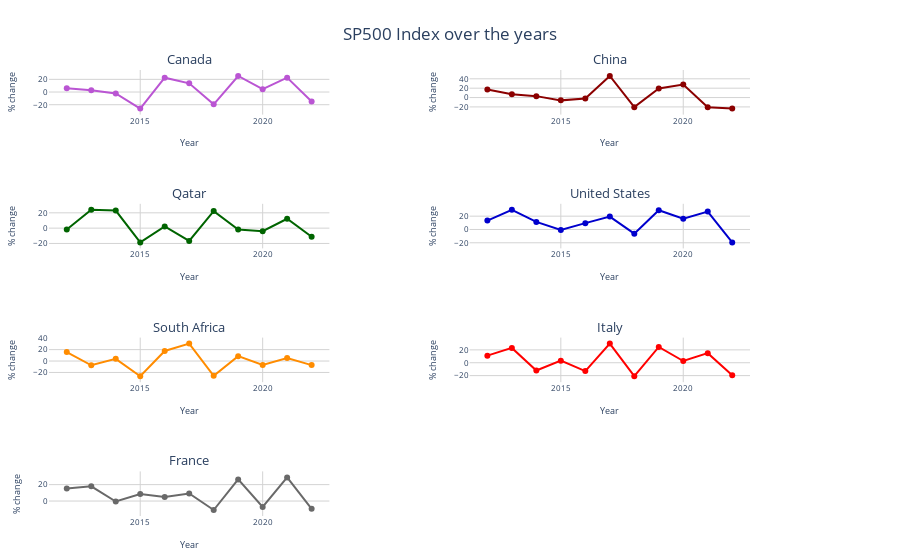

Here is the notebook cell this chart was saved with:
### Markdown cell above
Plotted altogether, it is quite challenging to spot any kind of trend. To ease up this process, we will split the chart into subplots.

### Code cell
# Define subplot grid (3 rows x 2 columns)
fig = make_subplots(rows=4, cols=2,
                    subplot_titles=('Canada', 'China', 'Qatar', 'United States', 'South Africa', 'Italy', "France" , ""),
                    vertical_spacing=0.2, horizontal_spacing=0.2)

# List of countries
countries = ['Canada', 'China', 'Qatar', 'United States', 'South Africa', "Italy", "France"]
# List of colors
colors = ['mediumorchid', 'darkred', 'darkgreen', "mediumblue", "darkorange", "red", "dimgrey"]

# Add traces for each country without legend
for i, country in enumerate(countries):
    row = i // 2 + 1
    col = i % 2 + 1
    
    # Add market_liq trace
    fig.add_trace(go.Scatter(x=SP500Indexclean["year"], y=SP500Indexclean[country],
                             mode='lines+markers', line=dict(color=colors[i]),
                             showlegend=False),
                  row=row, col=col)

# Update layout for the entire figure
fig.update_layout(
    title_text='SP500 Index over the years',
    title_x=0.5,
    title_y=0.95,
    showlegend=True,  # Enable legend
    legend=dict(
        x=0.6,  # Position the legend outside of the plot area
        y=0.05,
        traceorder='normal',
        orientation='v'
    ),
    plot_bgcolor='white',
    paper_bgcolor='white',
    margin=dict(l=40, r=150, t=70, b=40),  # Adjust right margin to fit the legend
    font=dict(size=12)  # Set global font size
)

# Reduce font size for subplot titles
fig.update_layout(annotations=[dict(font=dict(size=13)) for annotation in fig['layout']['annotations']])


# Update x and y axis titles for each subplot
for i in range(1, 5):  # For rows 1, 2, 3, 4
    for j in range(1, 3):  # For columns 1, 2
        fig.update_xaxes(title_text="Year", title_font=dict(size=9), tickfont=dict(size=8), row=i, col=j)
        fig.update_yaxes(title_text="% change", title_font=dict(size=9), tickfont=dict(size=8), row=i, col=j)

# Update x and y axes for each subplot
for axis in fig.select_xaxes():
    axis.update(showgrid=True, zeroline=False, gridcolor='lightgrey')
for axis in fig.select_yaxes():
    axis.update(showgrid=True, zeroline=False, gridcolor='lightgrey')
    
# Save the figure to the img directory
save_plotly_figure(fig, 'img/SP500Subplot', format='png')

# Show the interactive chart
fig.show()

### Figure 1 — Plotly figure (JSON) as saved in the notebook; plotly's stock layout.template omitted (floating-point values rounded to 4 significant figures)
{"data": [{"line": {"color": "mediumorchid"}, "mode": "lines+markers", "showlegend": false, "type": "scatter", "x": [2012, 2013, 2014, 2015, 2016, 2017, 2018, 2019, 2020, 2021, 2022], "xaxis": "x", "y": [5.99, 2.98, -2.14, -26.17, 22.56, 13.75, -19.38, 25.32, 4.48, 22.68, -14.8], "yaxis": "y"}, {"line": {"color": "darkred"}, "mode": "lines+markers", "showlegend": false, "type": "scatter", "x": [2012, 2013, 2014, 2015, 2016, 2017, 2018, 2019, 2020, 2021, 2022], "xaxis": "x2", "y": [17.17, 7.26, 3.03, -6.01, -2.02, 46.03, -20.52, 19.26, 27.87, -20.65, -23.62], "yaxis": "y2"}, {"line": {"color": "darkgreen"}, "mode": "lines+markers", "showlegend": false, "type": "scatter", "x": [2012, 2013, 2014, 2015, 2016, 2017, 2018, 2019, 2020, 2021, 2022], "xaxis": "x3", "y": [-1.86, 23.97, 23, -18.65, 2.19, -16.77, 22.22, -1.9, -4.04, 12.23, -11.26], "yaxis": "y3"}, {"line": {"color": "mediumblue"}, "mode": "lines+markers", "showlegend": false, "type": "scatter", "x": [2012, 2013, 2014, 2015, 2016, 2017, 2018, 2019, 2020, 2021, 2022], "xaxis": "x4", "y": [13.41, 29.6, 11.39, -0.73, 9.54, 19.42, -6.24, 28.88, 16.26, 26.89, -19.44], "yaxis": "y4"}, {"line": {"color": "darkorange"}, "mode": "lines+markers", "showlegend": false, "type": "scatter", "x": [2012, 2013, 2014, 2015, 2016, 2017, 2018, 2019, 2020, 2021, 2022], "xaxis": "x5", "y": [15.75, -7.45, 3.86, -26.62, 17.62, 30.62, -25.89, 8.55, -7.02, 5.44, -7.15], "yaxis": "y5"}, {"line": {"color": "red"}, "mode": "lines+markers", "showlegend": false, "type": "scatter", "x": [2012, 2013, 2014, 2015, 2016, 2017, 2018, 2019, 2020, 2021, 2022], "xaxis": "x6", "y": [11.03, 23.06, -12.02, 3.2, -13, 29.77, -20.95, 24.54, 2.68, 14.87, -19.4], "yaxis": "y6"}, {"line": {"color": "dimgrey"}, "mode": "lines+markers", "showlegend": false, "type": "scatter", "x": [2012, 2013, 2014, 2015, 2016, 2017, 2018, 2019, 2020, 2021, 2022], "xaxis": "x7", "y": [15.23, 17.99, -0.54, 8.53, 4.86, 9.26, -10.95, 26.37, -7.14, 28.85, -9.5], "yaxis": "y7"}], "layout": {"annotations": [{"font": {"size": 13}, "showarrow": false, "text": "Canada", "x": 0.2, "xanchor": "center", "xref": "paper", "y": 1, "yanchor": "bottom", "yref": "paper"}, {"font": {"size": 13}, "showarrow": false, "text": "China", "x": 0.8, "xanchor": "center", "xref": "paper", "y": 1, "yanchor": "bottom", "yref": "paper"}, {"font": {"size": 13}, "showarrow": false, "text": "Qatar", "x": 0.2, "xanchor": "center", "xref": "paper", "y": 0.7, "yanchor": "bottom", "yref": "paper"}, {"font": {"size": 13}, "showarrow": false, "text": "United States", "x": 0.8, "xanchor": "center", "xref": "paper", "y": 0.7, "yanchor": "bottom", "yref": "paper"}, {"font": {"size": 13}, "showarrow": false, "text": "South Africa", "x": 0.2, "xanchor": "center", "xref": "paper", "y": 0.4, "yanchor": "bottom", "yref": "paper"}, {"font": {"size": 13}, "showarrow": false, "text": "Italy", "x": 0.8, "xanchor": "center", "xref": "paper", "y": 0.4, "yanchor": "bottom", "yref": "paper"}, {"font": {"size": 13}, "showarrow": false, "text": "France", "x": 0.2, "xanchor": "center", "xref": "paper", "y": 0.1, "yanchor": "bottom", "yref": "paper"}], "font": {"size": 12}, "legend": {"orientation": "v", "traceorder": "normal", "x": 0.6, "y": 0.05}, "margin": {"b": 40, "l": 40, "r": 150, "t": 70}, "paper_bgcolor": "white", "plot_bgcolor": "white", "showlegend": true, "title": {"text": "SP500 Index over the years", "x": 0.5, "y": 0.95}, "xaxis": {"anchor": "y", "domain": [0, 0.4], "gridcolor": "lightgrey", "showgrid": true, "tickfont": {"size": 8}, "title": {"font": {"size": 9}, "text": "Year"}, "zeroline": false}, "xaxis2": {"anchor": "y2", "domain": [0.6, 1], "gridcolor": "lightgrey", "showgrid": true, "tickfont": {"size": 8}, "title": {"font": {"size": 9}, "text": "Year"}, "zeroline": false}, "xaxis3": {"anchor": "y3", "domain": [0, 0.4], "gridcolor": "lightgrey", "showgrid": true, "tickfont": {"size": 8}, "title": {"font": {"size": 9}, "text": "Year"}, "zeroline": false}, "xaxis4": {"anchor": "y4", "domain": [0.6, 1], "gridcolor": "lightgrey", "showgrid": true, "tickfont": {"size": 8}, "title": {"font": {"size": 9}, "text": "Year"}, "zeroline": false}, "xaxis5": {"anchor": "y5", "domain": [0, 0.4], "gridcolor": "lightgrey", "showgrid": true, "tickfont": {"size": 8}, "title": {"font": {"size": 9}, "text": "Year"}, "zeroline": false}, "xaxis6": {"anchor": "y6", "domain": [0.6, 1], "gridcolor": "lightgrey", "showgrid": true, "tickfont": {"size": 8}, "title": {"font": {"size": 9}, "text": "Year"}, "zeroline": false}, "xaxis7": {"anchor": "y7", "domain": [0, 0.4], "gridcolor": "lightgrey", "showgrid": true, "tickfont": {"size": 8}, "title": {"font": {"size": 9}, "text": "Year"}, "zeroline": false}, "xaxis8": {"anchor": "y8", "domain": [0.6, 1], "gridcolor": "lightgrey", "showgrid": true, "tickfont": {"size": 8}, "title": {"font": {"size": 9}, "text": "Year"}, "zeroline": false}, "yaxis": {"anchor": "x", "domain": [0.9, 1], "gridcolor": "lightgrey", "showgrid": true, "tickfont": {"size": 8}, "title": {"font": {"size": 9}, "text": "% change"}, "zeroline": false}, "yaxis2": {"anchor": "x2", "domain": [0.9, 1], "gridcolor": "lightgrey", "showgrid": true, "tickfont": {"size": 8}, "title": {"font": {"size": 9}, "text": "% change"}, "zeroline": false}, "yaxis3": {"anchor": "x3", "domain": [0.6, 0.7], "gridcolor": "lightgrey", "showgrid": true, "tickfont": {"size": 8}, "title": {"font": {"size": 9}, "text": "% change"}, "zeroline": false}, "yaxis4": {"anchor": "x4", "domain": [0.6, 0.7], "gridcolor": "lightgrey", "showgrid": true, "tickfont": {"size": 8}, "title": {"font": {"size": 9}, "text": "% change"}, "zeroline": false}, "yaxis5": {"anchor": "x5", "domain": [0.3, 0.4], "gridcolor": "lightgrey", "showgrid": true, "tickfont": {"size": 8}, "title": {"font": {"size": 9}, "text": "% change"}, "zeroline": false}, "yaxis6": {"anchor": "x6", "domain": [0.3, 0.4], "gridcolor": "lightgrey", "showgrid": true, "tickfont": {"size": 8}, "title": {"font": {"size": 9}, "text": "% change"}, "zeroline": false}, "yaxis7": {"anchor": "x7", "domain": [0, 0.1], "gridcolor": "lightgrey", "showgrid": true, "tickfont": {"size": 8}, "title": {"font": {"size": 9}, "text": "% change"}, "zeroline": false}, "yaxis8": {"anchor": "x8", "domain": [0, 0.1], "gridcolor": "lightgrey", "showgrid": true, "tickfont": {"size": 8}, "title": {"font": {"size": 9}, "text": "% change"}, "zeroline": false}}}
